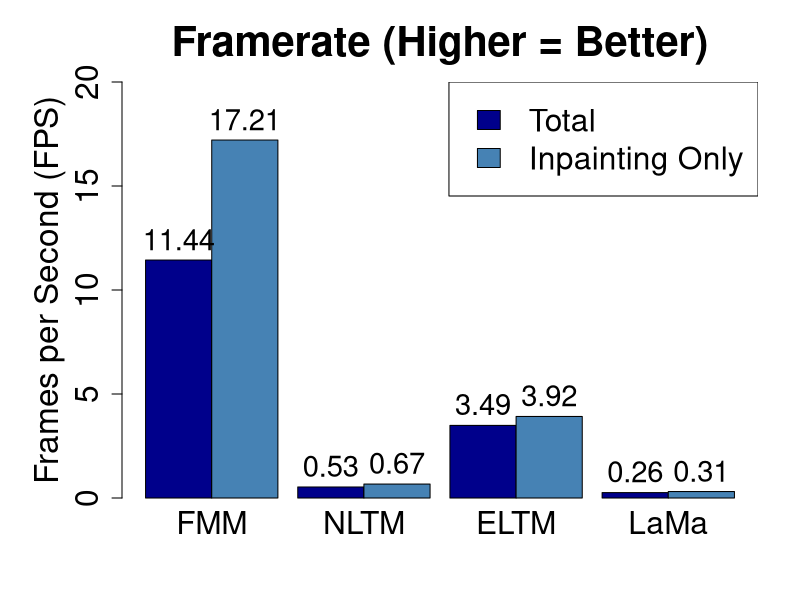

The R source for this figure:
png(filename = "ReflectionPerformance.png", 
    width = 2000, 
    height = 1600,
    res = 225)

x <- c("FMM", "NLTM", "ELTM", "LaMa")

total <- c(11.44, 0.53, 3.49, 0.26)
inpaintOnly <- c(17.21, 0.67, 3.92, 0.31)

y <- rbind(total, inpaintOnly)

par(mar = c(5, 6, 4, 2) + 0.1)

bp <- barplot(y, 
              beside = TRUE, 
              names.arg = x, 
              col = c("darkblue", "steelblue"), 
              ylab = "Frames per Second (FPS)", 
              main = "Framerate (Higher = Better)", 
              ylim = c(0, 20),
              cex.axis = 1.9,
              cex.names = 1.9,
              cex.lab = 2,
              cex.main = 2.5,
              space = c(0, 0.3),
              legend.text = FALSE)

text(x = bp,          
     y = y + 1,      
     labels = y, 
     cex = 1.75)

legend("topright", 
       legend = c("Total", "Inpainting Only"), 
       fill = c("darkblue", "steelblue"),
       cex = 1.9,      
       pt.cex = 1.9,     
       bty = "o")

dev.off()
